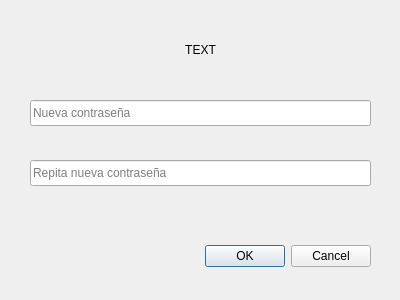
<?xml version="1.0" encoding="UTF-8"?>
<ui version="4.0">
 <class>changePassDialog</class>
 <widget class="QDialog" name="changePassDialog">
  <property name="geometry">
   <rect>
    <x>0</x>
    <y>0</y>
    <width>400</width>
    <height>300</height>
   </rect>
  </property>
  <property name="windowTitle">
   <string>Dialog</string>
  </property>
  <widget class="QDialogButtonBox" name="buttonBox">
   <property name="geometry">
    <rect>
     <x>30</x>
     <y>240</y>
     <width>341</width>
     <height>32</height>
    </rect>
   </property>
   <property name="orientation">
    <enum>Qt::Horizontal</enum>
   </property>
   <property name="standardButtons">
    <set>QDialogButtonBox::Cancel|QDialogButtonBox::Ok</set>
   </property>
  </widget>
  <widget class="QLineEdit" name="lineEdit_password">
   <property name="geometry">
    <rect>
     <x>30</x>
     <y>160</y>
     <width>341</width>
     <height>26</height>
    </rect>
   </property>
   <property name="echoMode">
    <enum>QLineEdit::Password</enum>
   </property>
   <property name="placeholderText">
    <string>Repita nueva contraseña</string>
   </property>
  </widget>
  <widget class="QLineEdit" name="lineEdit_username">
   <property name="geometry">
    <rect>
     <x>30</x>
     <y>100</y>
     <width>341</width>
     <height>26</height>
    </rect>
   </property>
   <property name="inputMask">
    <string/>
   </property>
   <property name="text">
    <string/>
   </property>
   <property name="echoMode">
    <enum>QLineEdit::Password</enum>
   </property>
   <property name="placeholderText">
    <string>Nueva contraseña</string>
   </property>
  </widget>
  <widget class="QLabel" name="label_userchangepass">
   <property name="geometry">
    <rect>
     <x>35</x>
     <y>40</y>
     <width>331</width>
     <height>20</height>
    </rect>
   </property>
   <property name="text">
    <string>TEXT</string>
   </property>
   <property name="alignment">
    <set>Qt::AlignCenter</set>
   </property>
  </widget>
 </widget>
 <resources/>
 <connections>
  <connection>
   <sender>buttonBox</sender>
   <signal>rejected()</signal>
   <receiver>changePassDialog</receiver>
   <slot>reject()</slot>
   <hints>
    <hint type="sourcelabel">
     <x>316</x>
     <y>260</y>
    </hint>
    <hint type="destinationlabel">
     <x>286</x>
     <y>274</y>
    </hint>
   </hints>
  </connection>
  <connection>
   <sender>buttonBox</sender>
   <signal>accepted()</signal>
   <receiver>changePassDialog</receiver>
   <slot>accept()</slot>
   <hints>
    <hint type="sourcelabel">
     <x>248</x>
     <y>254</y>
    </hint>
    <hint type="destinationlabel">
     <x>157</x>
     <y>274</y>
    </hint>
   </hints>
  </connection>
 </connections>
</ui>
